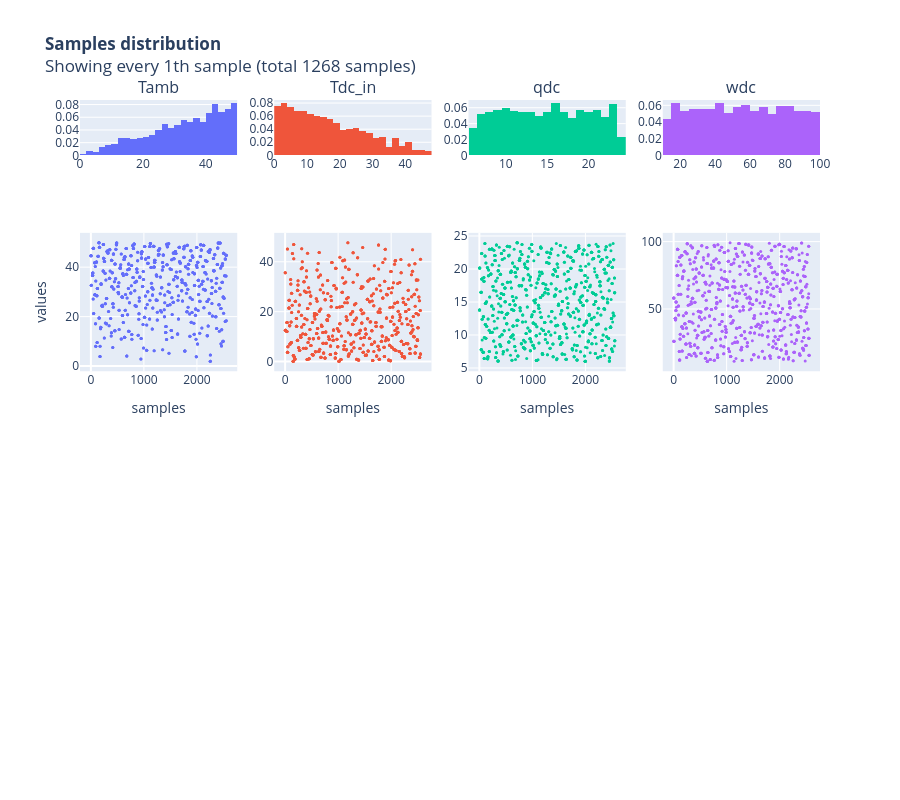

Write notebook code for a chart like this one.
### Code cell
fig = plot_samples(df, var_ids, Ncols=len(var_ids))
save_figure(fig, figure_path=base_output_path, figure_name="viz_samples_dc", formats=["png"])

fig

### Figure 1 — Plotly figure (JSON) as saved in the notebook; plotly's stock layout.template omitted (floating-point values rounded to 4 significant figures; data arrays with more than 128 entries replaced by an {"elided": "..."} marker saying what was removed)
{"data": [{"histnorm": "probability", "marker": {"color": "#636EFA"}, "name": "Tamb", "type": "histogram", "x": {"elided": "1268 float values"}, "xaxis": "x", "yaxis": "y"}, {"marker": {"color": "#636EFA", "size": 3}, "mode": "markers", "name": "Tamb", "type": "scatter", "x": {"elided": "1268 int values"}, "xaxis": "x5", "y": {"elided": "1268 float values"}, "yaxis": "y5"}, {"histnorm": "probability", "marker": {"color": "#EF553B"}, "name": "Tdc_in", "type": "histogram", "x": {"elided": "1268 float values"}, "xaxis": "x2", "yaxis": "y2"}, {"marker": {"color": "#EF553B", "size": 3}, "mode": "markers", "name": "Tdc_in", "type": "scatter", "x": {"elided": "1268 int values"}, "xaxis": "x6", "y": {"elided": "1268 float values"}, "yaxis": "y6"}, {"histnorm": "probability", "marker": {"color": "#00CC96"}, "name": "qdc", "type": "histogram", "x": {"elided": "1268 float values"}, "xaxis": "x3", "yaxis": "y3"}, {"marker": {"color": "#00CC96", "size": 3}, "mode": "markers", "name": "qdc", "type": "scatter", "x": {"elided": "1268 int values"}, "xaxis": "x7", "y": {"elided": "1268 float values"}, "yaxis": "y7"}, {"histnorm": "probability", "marker": {"color": "#AB63FA"}, "name": "wdc", "type": "histogram", "x": {"elided": "1268 float values"}, "xaxis": "x4", "yaxis": "y4"}, {"marker": {"color": "#AB63FA", "size": 3}, "mode": "markers", "name": "wdc", "type": "scatter", "x": {"elided": "1268 int values"}, "xaxis": "x8", "y": {"elided": "1268 float values"}, "yaxis": "y8"}], "layout": {"annotations": [{"font": {"size": 16}, "showarrow": false, "text": "Tamb", "x": 0.1062, "xanchor": "center", "xref": "paper", "y": 1, "yanchor": "bottom", "yref": "paper"}, {"font": {"size": 16}, "showarrow": false, "text": "Tdc_in", "x": 0.3688, "xanchor": "center", "xref": "paper", "y": 1, "yanchor": "bottom", "yref": "paper"}, {"font": {"size": 16}, "showarrow": false, "text": "qdc", "x": 0.6313, "xanchor": "center", "xref": "paper", "y": 1, "yanchor": "bottom", "yref": "paper"}, {"font": {"size": 16}, "showarrow": false, "text": "wdc", "x": 0.8938, "xanchor": "center", "xref": "paper", "y": 1, "yanchor": "bottom", "yref": "paper"}], "height": 800, "hovermode": "x", "hoversubplots": "axis", "showlegend": false, "title": {"pad": {"t": 50}, "text": "<b>Samples distribution</b><br>Showing every 1th sample (total 1268 samples)"}, "xaxis": {"anchor": "y", "domain": [0, 0.2125]}, "xaxis10": {"anchor": "y10", "domain": [0.2625, 0.475]}, "xaxis11": {"anchor": "y11", "domain": [0.525, 0.7375]}, "xaxis12": {"anchor": "y12", "domain": [0.7875, 1]}, "xaxis13": {"anchor": "y13", "domain": [0, 0.2125]}, "xaxis14": {"anchor": "y14", "domain": [0.2625, 0.475]}, "xaxis15": {"anchor": "y15", "domain": [0.525, 0.7375]}, "xaxis16": {"anchor": "y16", "domain": [0.7875, 1]}, "xaxis2": {"anchor": "y2", "domain": [0.2625, 0.475]}, "xaxis3": {"anchor": "y3", "domain": [0.525, 0.7375]}, "xaxis4": {"anchor": "y4", "domain": [0.7875, 1]}, "xaxis5": {"anchor": "y5", "domain": [0, 0.2125], "title": {"text": "samples"}}, "xaxis6": {"anchor": "y6", "domain": [0.2625, 0.475], "title": {"text": "samples"}}, "xaxis7": {"anchor": "y7", "domain": [0.525, 0.7375], "title": {"text": "samples"}}, "xaxis8": {"anchor": "y8", "domain": [0.7875, 1], "title": {"text": "samples"}}, "xaxis9": {"anchor": "y9", "domain": [0, 0.2125]}, "yaxis": {"anchor": "x", "domain": [0.9107, 1]}, "yaxis10": {"anchor": "x10", "domain": [0.3482, 0.4375]}, "yaxis11": {"anchor": "x11", "domain": [0.3482, 0.4375]}, "yaxis12": {"anchor": "x12", "domain": [0.3482, 0.4375]}, "yaxis13": {"anchor": "x13", "domain": [0, 0.2232]}, "yaxis14": {"anchor": "x14", "domain": [0, 0.2232]}, "yaxis15": {"anchor": "x15", "domain": [0, 0.2232]}, "yaxis16": {"anchor": "x16", "domain": [0, 0.2232]}, "yaxis2": {"anchor": "x2", "domain": [0.9107, 1]}, "yaxis3": {"anchor": "x3", "domain": [0.9107, 1]}, "yaxis4": {"anchor": "x4", "domain": [0.9107, 1]}, "yaxis5": {"anchor": "x5", "domain": [0.5625, 0.7857], "title": {"text": "values"}}, "yaxis6": {"anchor": "x6", "domain": [0.5625, 0.7857]}, "yaxis7": {"anchor": "x7", "domain": [0.5625, 0.7857]}, "yaxis8": {"anchor": "x8", "domain": [0.5625, 0.7857]}, "yaxis9": {"anchor": "x9", "domain": [0.3482, 0.4375]}}}
